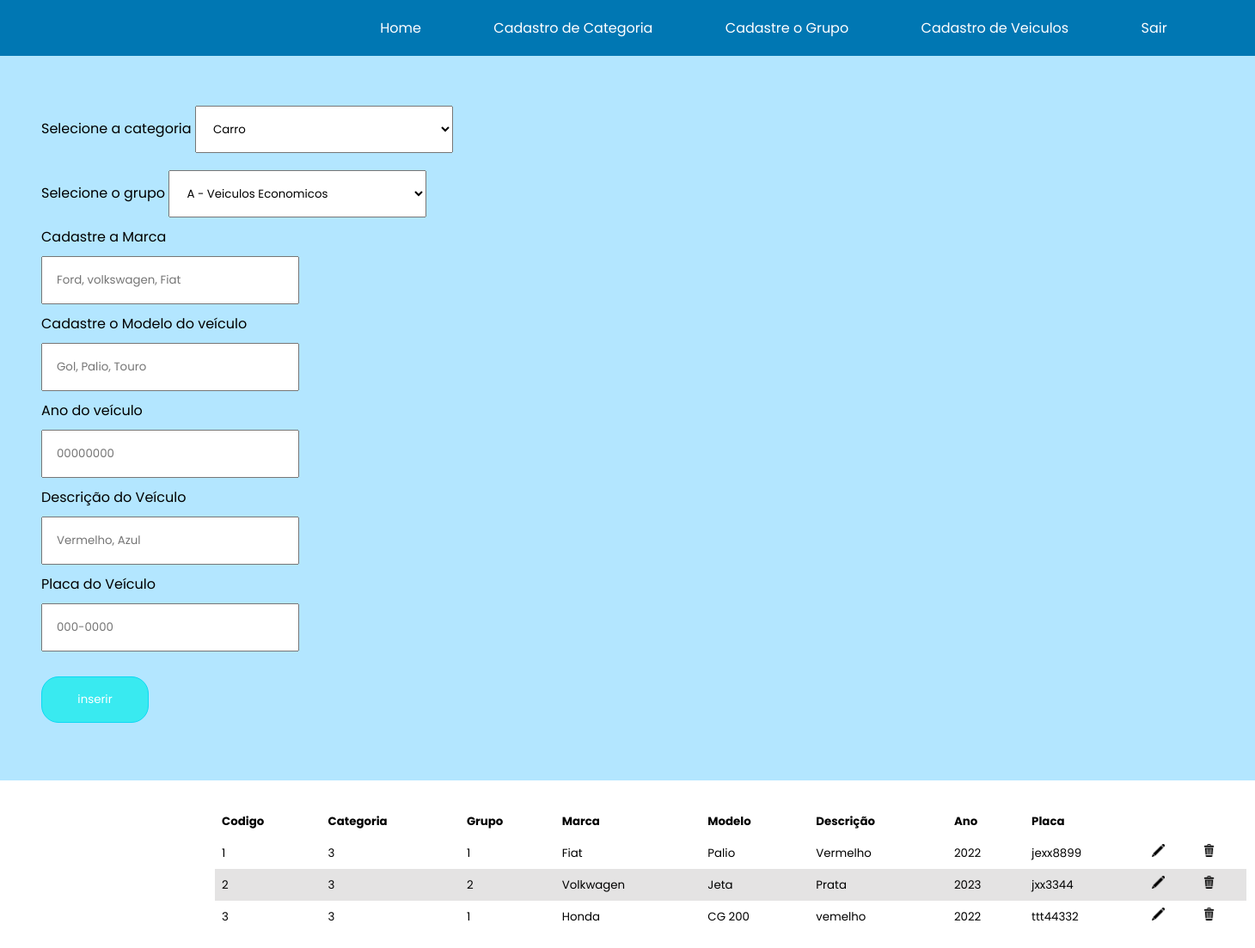
The page /admin/cadastro_veiculos.php (signed in) on the database its author committed.
### tables this page shows
CREATE TABLE `veiculo` (
  `codigo` int(11) NOT NULL,
  `marca` varchar(50) DEFAULT NULL,
  `modelo` varchar(50) DEFAULT NULL,
  `descricao` varchar(100) DEFAULT NULL,
  `ano` int(11) DEFAULT NULL,
  `placa` varchar(9) DEFAULT NULL,
  `fk_grupo_codigo` int(11) DEFAULT NULL,
  `fk_categoria_codigo` int(11) DEFAULT NULL
);

### admin/cadastro_veiculos.php (the view, shortened to what this page needs)
<?php require ('menu.php');
require('../conexao.php');
$select_veiculo = mysqli_query($conexao, "SELECT * FROM veiculo ORDER BY codigo ASC");
if (mysqli_num_rows($select_veiculo) > 0) {
	$dados_veiculo = mysqli_fetch_assoc($select_veiculo);
}
?>
<!DOCTYPE html>
<html lang="pt-br">
	<head>
	</head>
<body>
<?php
		$select_categoria = mysqli_query($conexao, "SELECT * FROM categoria");
		if (mysqli_num_rows($select_categoria) > 0) {
		$dados_categoria = mysqli_fetch_assoc($select_categoria);
	}
		$select_grupo = mysqli_query($conexao, "SELECT * FROM grupo");
		if (mysqli_num_rows($select_grupo) > 0) {
		$dados_grupo = mysqli_fetch_assoc($select_grupo);
	}
	?>
	<form name="veiculo" class="cadastro" method="post">
				<div>
					<label>Selecione a categoria</label>
					<select class="cadastro_veiculos" name="fk_categoria_codigo">
						<?php do{
						?>
						<option value="<?php echo $dados_categoria['codigo'];?>"><?php echo $dados_categoria['categoria'];?></option>
						<?php }while ($dados_categoria = mysqli_fetch_assoc($select_categoria));?>
					</select>
				</div>
				<div>
					<label>Selecione o grupo</label>
					<select class="cadastro_veiculos" name="fk_grupo_codigo">
						<?php do{
						?>
						<option value="<?php echo $dados_grupo['codigo'];?>"><?php echo $dados_grupo['grupo'];?></option>
						<?php }while ($dados_grupo = mysqli_fetch_assoc($select_grupo));?>
					</select>
				</div>
		<div>
			<legend>Cadastre a Marca</legend>
			<input class="cadastro_veiculos" type="text" placeholder="Ford, volkswagen, Fiat" name="marca" required autofocus>
		</div>
		<div>
			<legend>Cadastre o Modelo do veículo</legend>
			<input class="cadastro_veiculos" type="text" placeholder="Gol, Palio, Touro" name="modelo" required autofocus>
		</div>
		<div>
			<legend>Ano do veículo</legend>
			<input class="cadastro_veiculos" type="text" placeholder="00000000" name="ano" required autofocus>
		</div>
		<div>
			<legend>Descrição do Veículo</legend>
			<input class="cadastro_veiculos" type="text" placeholder="Vermelho, Azul" name="descricao" required autofocus>
		</div>
		<div>
			<legend>Placa do Veículo</legend>
			<input class="cadastro_veiculos" type="text" placeholder="000-0000" name="placa" required autofocus>
		</div>
		<div>
			<input class="botao" type="submit" name="btn_salvar" value="inserir"></div>
	</form>
	<table>
		<thead>
			<tr>
				<th>Codigo</th>
				<th>Categoria</th>
				<th>Grupo</th>
				<th>Marca</th>
				<th>Modelo</th>
				<th>Descrição</th>
				<th>Ano</th>
				<th>Placa</th>
			</tr>
		<tbody>
			<?php do{
			?>
			<tr>
				<td><?php echo $dados_veiculo['codigo'];?></td>
				<td><?php echo $dados_veiculo['fk_categoria_codigo'];?></td>
				<td><?php echo $dados_veiculo['fk_grupo_codigo'];?></td>
				<td><?php echo $dados_veiculo['marca'];?></td>
				<td><?php echo $dados_veiculo['modelo'];?></td>
				<td><?php echo $dados_veiculo['descricao'];?></td>
				<td><?php echo $dados_veiculo['ano'];?></td>
				<td><?php echo $dados_veiculo['placa'];?></td>
				<td>
					<a href="comandos/editar_veiculo.php?codigo=<?php echo $dados_veiculo['codigo'];?>">
					<img src="../img/editar.png" title="Editar"></a>
				</td>
				<td>
					<a href="javascript:func()" onclick="confirmar_exclusao('<?php echo $dados_veiculo['codigo'];?>')">
					<img src="../img/lixeira.png" title="Excluir"></a>
				</td>
			</tr>
				<?php }while ($dados_veiculo = mysqli_fetch_assoc($select_veiculo));?>
		</tbody>
	</table>
</body>
</html>

### admin/menu.php (shortened to what this page needs)
<!DOCTYPE html>
<html lang="pt-br">
	<head>
		<link rel="stylesheet" type="text/css" href="<?php echo $_SESSION['url']."/css/portal.css";?>">
	</head>
<body>
	<header>
		<nav class="menu_h">
			<ul>
				<li>
					<a href="<?php echo $_SESSION['url']."/admin/topo.php"?>">Home</a>
				</li>
				<li>
					<a href="<?php echo $_SESSION['url']."/admin/cadastro_categoria.php"?>">Cadastro de Categoria</a>
				</li>
				<li>
					<a href="<?php echo $_SESSION['url']."/admin/cadastro_grupo.php"?>">Cadastre o Grupo</a>
				</li>
				<li>
					<a href="<?php echo $_SESSION['url']."/admin/cadastro_veiculos.php"?>">Cadastro de Veiculos</a>
				</li>
				<li>
					<a href="<?php echo $_SESSION['url']."/sair.php"?>">Sair</a>
				</li>
			</ul>
		</nav>
	</header>

### css/portal.css (style rules this page uses)
* { margin: 0 auto; padding: 0; box-sizing: border-box; font-family: 'Poppins', sans-serif, Arial, Helvetica, sans-serif; }
.menu_h { background-color: rgb(0, 119, 179); }
.menu_h ul { display:flex; max-width: 1000px; list-style: none; padding: 0; font-size: medium; margin-left: 400px; }
.menu_h ul li { display: inline; }
.menu_h ul li a { color: #FFF; padding: 20px; display: inline-block; text-decoration: none; transition: background .4s; }
.cadastro { background: rgb(179, 230, 255); padding: 3rem; }
.cadastro_veiculos { width: 300px; padding: 1rem; margin-top: 10px; margin-bottom: 10px; }
input[type="submit"] { color: #FFF; width: 125px; padding: 1.0rem; margin-top: 1.2rem; margin-bottom: 1.2rem; border: 1px solid #CCC; border-radius: 20px; background: #39eaf0; border: 0; border: 1px solid rgb(13, 216, 243); border-radius: 20px; cursor: pointer; }
table { margin-left: 250px; margin-top: 30px; margin-bottom: 50px; width:1200px; text-align: left; border-collapse: collapse; font-size: 10pt; font-family: "roboto flex"; }
table, th, td { border: 0px solid #565050; padding: .5rem; }
tr:nth-child(even) { background-color: #e4e3e3; }
td { display: table-cell; vertical-align: inherit; }
td a img { width: 15px; appearance: none; background-color: initial; cursor: pointer; padding: initial; border: initial; }

### rows shown on the page
veiculo: codigo "1", fk_categoria_codigo "3", fk_grupo_codigo "1", marca "Fiat", modelo "Palio", descricao "Vermelho", ano "2022", placa "jexx8899"
veiculo: codigo "2", fk_categoria_codigo "3", fk_grupo_codigo "2", marca "Volkwagen", modelo "Jeta", descricao "Prata", ano "2023", placa "jxx3344"
veiculo: codigo "3", fk_categoria_codigo "3", fk_grupo_codigo "1", marca "Honda", modelo "CG 200", descricao "vemelho", ano "2022", placa "ttt44332"

### other values the page prints
form field fk_categoria_codigo "Carro"
form field fk_grupo_codigo "A - Veiculos Economicos"
